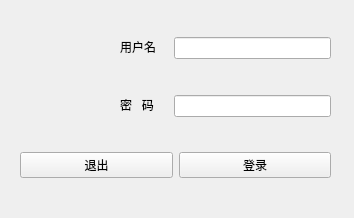
<?xml version="1.0" encoding="UTF-8"?>
<ui version="4.0">
 <class>LoginWin</class>
 <widget class="QWidget" name="LoginWin">
  <property name="windowModality">
   <enum>Qt::NonModal</enum>
  </property>
  <property name="enabled">
   <bool>true</bool>
  </property>
  <property name="geometry">
   <rect>
    <x>0</x>
    <y>0</y>
    <width>354</width>
    <height>218</height>
   </rect>
  </property>
  <property name="minimumSize">
   <size>
    <width>354</width>
    <height>218</height>
   </size>
  </property>
  <property name="maximumSize">
   <size>
    <width>354</width>
    <height>218</height>
   </size>
  </property>
  <property name="windowTitle">
   <string>智障科技</string>
  </property>
  <property name="windowIcon">
   <iconset>
    <normaloff>idol.jpg</normaloff>idol.jpg</iconset>
  </property>
  <widget class="QWidget" name="verticalLayoutWidget">
   <property name="geometry">
    <rect>
     <x>170</x>
     <y>20</y>
     <width>161</width>
     <height>111</height>
    </rect>
   </property>
   <layout class="QVBoxLayout" name="verticalLayout">
    <property name="spacing">
     <number>24</number>
    </property>
    <property name="leftMargin">
     <number>4</number>
    </property>
    <property name="topMargin">
     <number>5</number>
    </property>
    <property name="rightMargin">
     <number>0</number>
    </property>
    <property name="bottomMargin">
     <number>0</number>
    </property>
    <item>
     <widget class="QLineEdit" name="UserName">
      <property name="enabled">
       <bool>true</bool>
      </property>
     </widget>
    </item>
    <item>
     <widget class="QLineEdit" name="Passwd">
      <property name="echoMode">
       <enum>QLineEdit::Password</enum>
      </property>
     </widget>
    </item>
   </layout>
  </widget>
  <widget class="QWidget" name="verticalLayoutWidget_2">
   <property name="geometry">
    <rect>
     <x>120</x>
     <y>20</y>
     <width>51</width>
     <height>111</height>
    </rect>
   </property>
   <layout class="QVBoxLayout" name="verticalLayout_2">
    <property name="leftMargin">
     <number>0</number>
    </property>
    <item>
     <widget class="QLabel" name="label">
      <property name="layoutDirection">
       <enum>Qt::RightToLeft</enum>
      </property>
      <property name="text">
       <string>用户名</string>
      </property>
      <property name="margin">
       <number>0</number>
      </property>
     </widget>
    </item>
    <item>
     <widget class="QLabel" name="label_2">
      <property name="layoutDirection">
       <enum>Qt::RightToLeft</enum>
      </property>
      <property name="text">
       <string>密   码</string>
      </property>
      <property name="margin">
       <number>0</number>
      </property>
     </widget>
    </item>
   </layout>
  </widget>
  <widget class="QWidget" name="horizontalLayoutWidget">
   <property name="geometry">
    <rect>
     <x>20</x>
     <y>140</y>
     <width>311</width>
     <height>51</height>
    </rect>
   </property>
   <layout class="QHBoxLayout" name="horizontalLayout">
    <item>
     <widget class="QPushButton" name="CancelB">
      <property name="text">
       <string>退出</string>
      </property>
     </widget>
    </item>
    <item>
     <widget class="QPushButton" name="loginB">
      <property name="text">
       <string>登录</string>
      </property>
     </widget>
    </item>
   </layout>
  </widget>
  <widget class="QLabel" name="LogImage">
   <property name="geometry">
    <rect>
     <x>20</x>
     <y>30</y>
     <width>91</width>
     <height>91</height>
    </rect>
   </property>
   <property name="text">
    <string/>
   </property>
   <property name="pixmap">
    <pixmap resource="image.qrc">:/idol.jpg</pixmap>
   </property>
  </widget>
 </widget>
 <resources>
  <include location="image.qrc"/>
 </resources>
 <connections>
  <connection>
   <sender>CancelB</sender>
   <signal>clicked()</signal>
   <receiver>LoginWin</receiver>
   <slot>close()</slot>
   <hints>
    <hint type="sourcelabel">
     <x>104</x>
     <y>160</y>
    </hint>
    <hint type="destinationlabel">
     <x>89</x>
     <y>315</y>
    </hint>
   </hints>
  </connection>
  <connection>
   <sender>loginB</sender>
   <signal>clicked()</signal>
   <receiver>LoginWin</receiver>
   <slot>login()</slot>
   <hints>
    <hint type="sourcelabel">
     <x>251</x>
     <y>161</y>
    </hint>
    <hint type="destinationlabel">
     <x>249</x>
     <y>-17</y>
    </hint>
   </hints>
  </connection>
 </connections>
 <slots>
  <slot>quit()</slot>
  <slot>login()</slot>
 </slots>
</ui>
